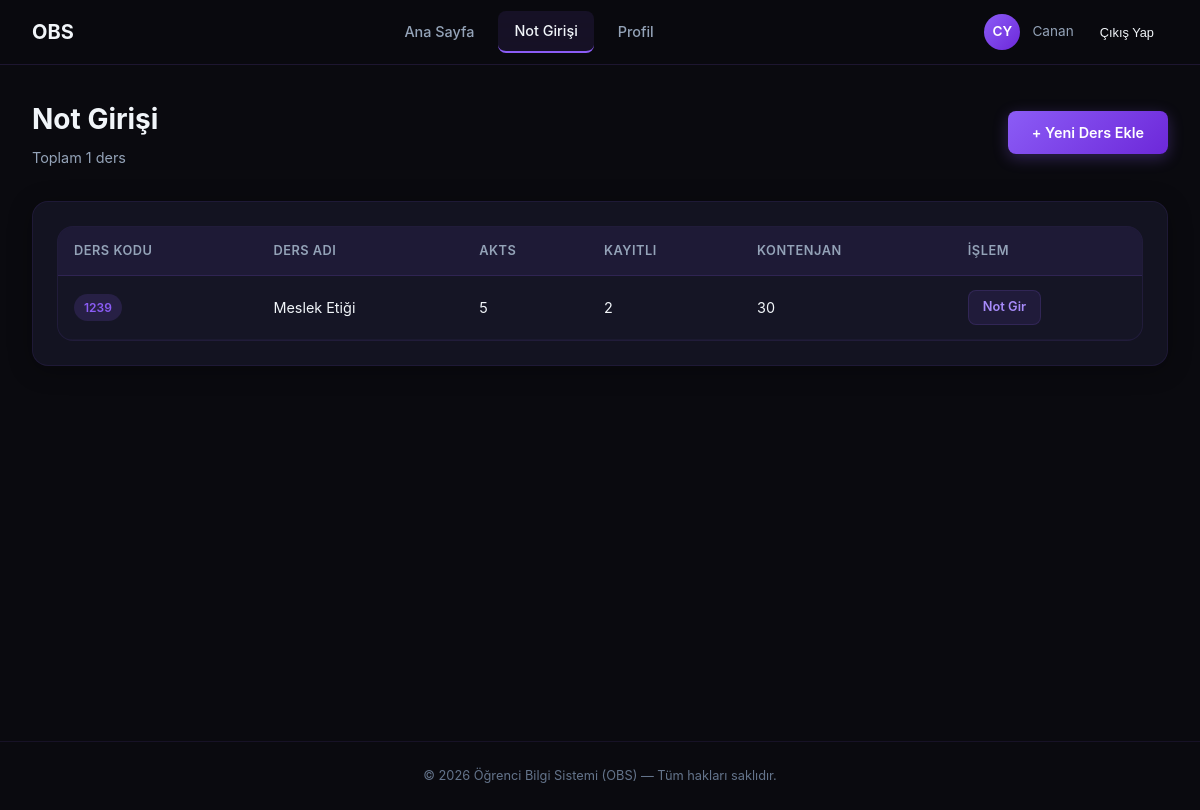
Page /verdigim-dersler/ (signed in) on the earlier database version.
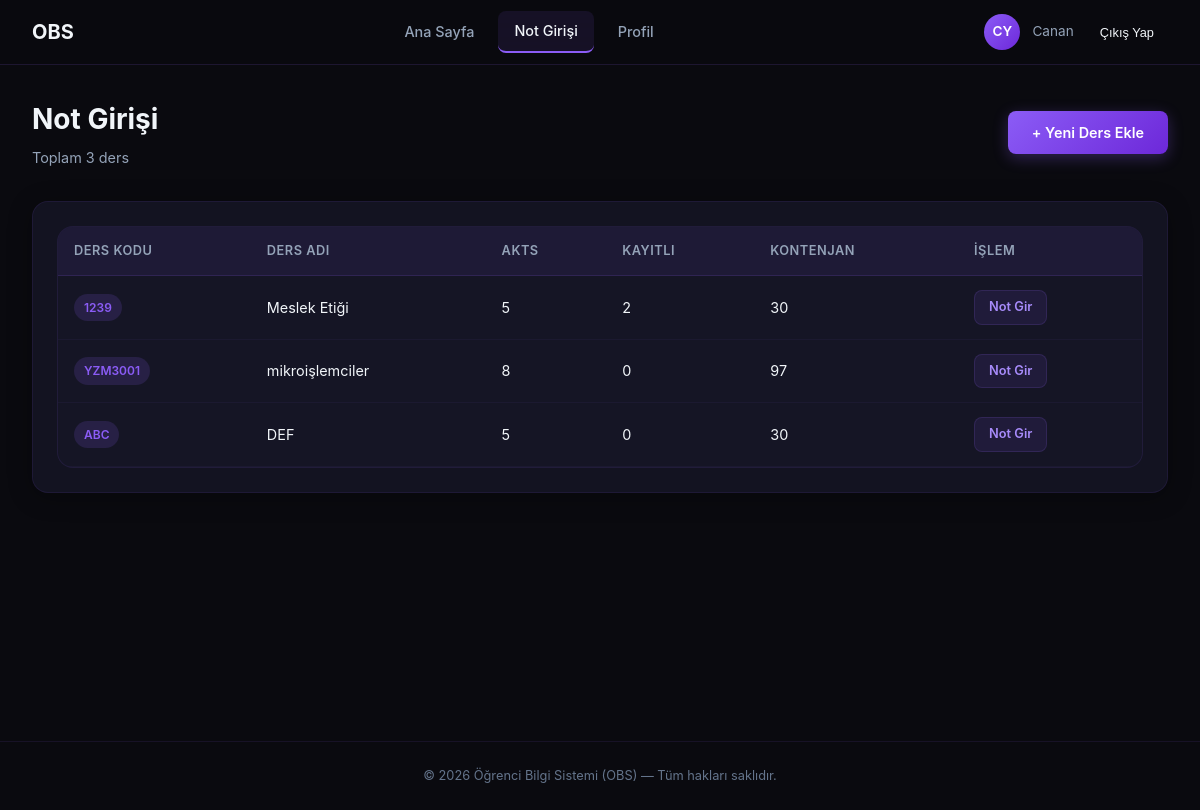
Same page on the later database version.
### core/models.py (models this page shows, shortened)
class Course(models.Model):
    code = models.CharField(max_length=10)
    title = models.CharField(max_length=100)
    capacity = models.IntegerField()
    instructor = models.ForeignKey(Teacher, on_delete=models.CASCADE)
    ects_credit = models.IntegerField(default=5)
    is_active = models.BooleanField(default=True)
    department = models.ForeignKey(Department, on_delete=models.SET_NULL, null=True, blank=True)

### core/views.py (the view)
# urls.py: path('verdigim-dersler/', views.teacher_courses, name='teacher_courses'),
@login_required(login_url='login')
def teacher_courses(request):
    teacher = Teacher.objects.filter(user=request.user).first()
    if teacher is None:
        return render(request, 'core/courses/teacher_courses.html', {
            'teacher': None,
            'courses': [],
            'error': 'Öğretmen profili yok.',
        })
    courses = Course.objects.filter(instructor=teacher).annotate(enrolled_count=Count('enrollment'))
    return render(request, 'core/courses/teacher_courses.html', {
        'teacher': teacher,
        'courses': courses,
    })

### core/templates/core/courses/teacher_courses.html (shortened to what this page needs)
{% extends 'base.html' %}
{% load static %}
{% block content %}
<div class="main-content">
    <div class="page-header">
        <div><h1>Not Girişi</h1><p>Toplam {{ courses|length }} ders</p></div>
        {% if teacher %}
        <a href="{% url 'add_course' %}" class="btn btn-primary">+ Yeni Ders Ekle</a>
        {% endif %}
    </div>
    {% if courses %}
    <div class="card">
        <div class="table-container">
            <table>
                <thead>
                    <tr>
                        <th>Ders Kodu</th>
                        <th>Ders Adı</th>
                        <th>AKTS</th>
                        <th>Kayıtlı</th>
                        <th>Kontenjan</th>
                        <th>İşlem</th>
                    </tr>
                </thead>
                <tbody>
                    {% for course in courses %}
                    <tr>
                        <td><span class="badge badge-purple">{{ course.code }}</span></td>
                        <td>{{ course.title }}</td>
                        <td>{{ course.ects_credit }}</td>
                        <td>{{ course.enrolled_count }}</td>
                        <td>{{ course.capacity }}</td>
                        <td>
                            <a href="{% url 'grade_entry' course.code %}" class="btn btn-secondary btn-sm">Not Gir</a>
                        </td>
                    </tr>
                    {% endfor %}
                </tbody>
            </table>
        </div>
    </div>
    {% else %}
    <div class="card" style="text-align: center; padding: 3rem;">
        <p style="color: var(--text-secondary);">Henüz verdiğin ders yok.</p>
    </div>
    {% endif %}
</div>
{% endblock %}

Differences in the rows shown:
added Course: code "YZM3001", title "mikroişlemciler", ects_credit "8", enrolled_count "0", capacity "97"
added Course: code "ABC", title "DEF", ects_credit "5", enrolled_count "0", capacity "30"
Other differences:
{{ courses|length }}: "1" → "3"
